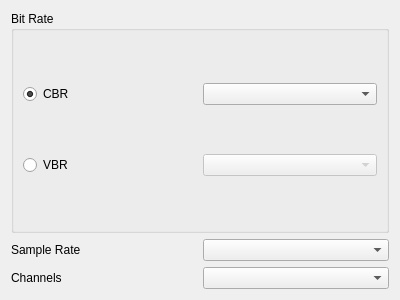
<?xml version="1.0" encoding="UTF-8"?>
<ui version="4.0">
 <class>MP3Panel</class>
 <widget class="QWidget" name="MP3Panel">
  <property name="geometry">
   <rect>
    <x>0</x>
    <y>0</y>
    <width>400</width>
    <height>300</height>
   </rect>
  </property>
  <property name="windowTitle">
   <string>Form</string>
  </property>
  <layout class="QVBoxLayout" name="verticalLayout">
   <item>
    <widget class="QGroupBox" name="groupBox">
     <property name="title">
      <string>Bit Rate</string>
     </property>
     <layout class="QGridLayout" name="gridLayout_2">
      <item row="0" column="0">
       <widget class="QRadioButton" name="cbr">
        <property name="text">
         <string>CBR</string>
        </property>
        <property name="checked">
         <bool>true</bool>
        </property>
       </widget>
      </item>
      <item row="0" column="1">
       <widget class="QComboBox" name="bitRate"/>
      </item>
      <item row="1" column="0">
       <widget class="QRadioButton" name="vbr">
        <property name="text">
         <string>VBR</string>
        </property>
       </widget>
      </item>
      <item row="1" column="1">
       <widget class="QComboBox" name="level">
        <property name="enabled">
         <bool>false</bool>
        </property>
       </widget>
      </item>
     </layout>
    </widget>
   </item>
   <item>
    <layout class="QGridLayout" name="gridLayout">
     <item row="0" column="0">
      <widget class="QLabel" name="label">
       <property name="text">
        <string>Sample Rate</string>
       </property>
      </widget>
     </item>
     <item row="0" column="1">
      <widget class="QComboBox" name="sampleRate"/>
     </item>
     <item row="1" column="0">
      <widget class="QLabel" name="label_2">
       <property name="text">
        <string>Channels</string>
       </property>
      </widget>
     </item>
     <item row="1" column="1">
      <widget class="QComboBox" name="channels"/>
     </item>
    </layout>
   </item>
  </layout>
 </widget>
 <resources/>
 <connections>
  <connection>
   <sender>cbr</sender>
   <signal>toggled(bool)</signal>
   <receiver>bitRate</receiver>
   <slot>setEnabled(bool)</slot>
   <hints>
    <hint type="sourcelabel">
     <x>121</x>
     <y>62</y>
    </hint>
    <hint type="destinationlabel">
     <x>240</x>
     <y>62</y>
    </hint>
   </hints>
  </connection>
  <connection>
   <sender>vbr</sender>
   <signal>toggled(bool)</signal>
   <receiver>level</receiver>
   <slot>setEnabled(bool)</slot>
   <hints>
    <hint type="sourcelabel">
     <x>99</x>
     <y>109</y>
    </hint>
    <hint type="destinationlabel">
     <x>296</x>
     <y>109</y>
    </hint>
   </hints>
  </connection>
 </connections>
</ui>
